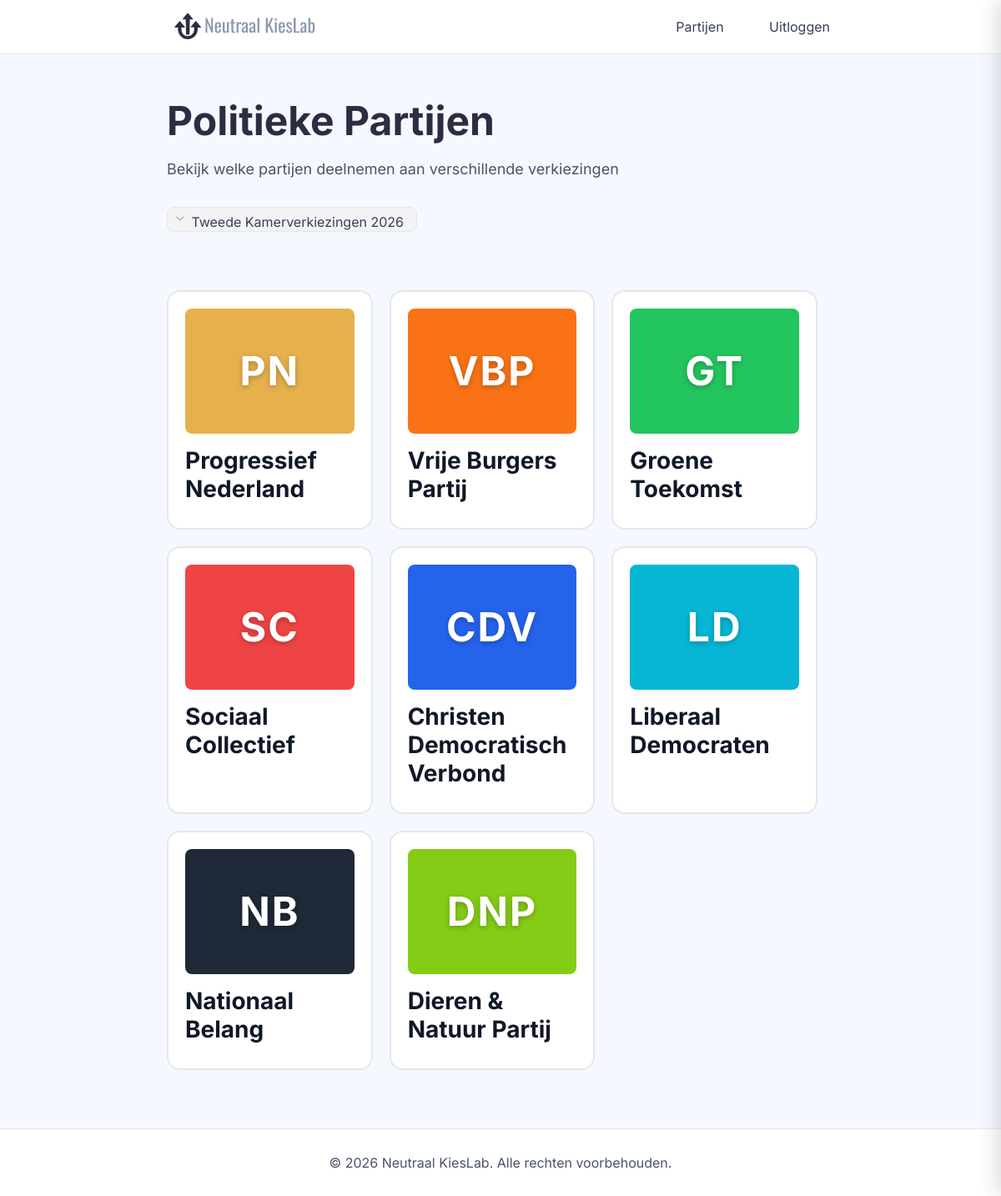
/partijen.php (signed in), run on the app's committed database.
### tables this page shows
CREATE TABLE elections (
    id INT AUTO_INCREMENT PRIMARY KEY,
    name VARCHAR(100) NOT NULL,
    date TIMESTAMP NOT NULL DEFAULT CURRENT_TIMESTAMP() ON UPDATE CURRENT_TIMESTAMP(),
    description VARCHAR(255),
    created_at TIMESTAMP DEFAULT CURRENT_TIMESTAMP,
    is_active TINYINT(1) NOT NULL DEFAULT 0
);

CREATE TABLE parties (
    id INT AUTO_INCREMENT PRIMARY KEY,
    abbreviation VARCHAR(10) NOT NULL,
    name VARCHAR(50) NOT NULL,
    description VARCHAR(600),
    color_hex VARCHAR(7) NOT NULL DEFAULT '#FF6B00'
);

### database-handler.php (called while the page is built, shortened)
<?php
class DatabaseHandler
{
    private $dataSource = "mysql:host=localhost;dbname=stemwijzer;";
    private $username = "root";
    private $password = "";
    private function Connect()
    {
        $pdo = new PDO($this->dataSource, $this->username, $this->password);
        $pdo->setAttribute(PDO::ATTR_ERRMODE, PDO::ERRMODE_EXCEPTION);
        return $pdo;
    }
    public function SelectElections()
    {
        try
        {
            $pdo = $this->Connect();
            $statement = $pdo->prepare("SELECT * FROM elections");
            $statement->execute();
            $rows = $statement->fetchAll(PDO::FETCH_ASSOC);
            return $rows;
        }
        catch (PDOException $e)
        {
            return false;
        }
    }
    public function SelectPartiesByElection($electionId)
    {
        try
        {
            $pdo = $this->Connect();
            $statement = $pdo->prepare("SELECT p.* FROM parties p JOIN election_parties ep ON p.id = ep.party_id WHERE ep.election_id = :electionId");
            $statement->bindParam(':electionId', $electionId, PDO::PARAM_INT);
            $statement->execute();
            $rows = $statement->fetchAll(PDO::FETCH_ASSOC);
            return $rows;
        }
        catch (PDOException $e)
        {
            return false;
        }
    }
}
?>

### partijen.php (the view, shortened to what this page needs)
<?php
require_once "database-handler.php";
$db = new DatabaseHandler();
$elections = $db->SelectElections();
$electionId = isset($_GET["electionId"]) ? (int)$_GET["electionId"] : null;
$selectedElection = null;
if (!$selectedElection && count($elections) > 0) {
    $selectedElection = $elections[0];
    $electionId = (int)$selectedElection["id"];
}
$parties = [];
if ($electionId) {
    $parties = $db->SelectPartiesByElection($electionId);
}
?>
<!DOCTYPE html>
<html lang="en">
<head>
    <link rel="stylesheet" href="style/styles.css">
</head>
<body>
    <nav>
        <a href="index.php">
            <img class="logo" src="assets/logo-met-text-rechts.svg" alt="Neutraal KiesLab Logo">
        </a>
        <div>
            <button class="parties">Partijen</button>
            <?php if (isset($_SESSION["user_id"])): ?>
                <button class="logout" onclick="window.location.href='logout.php'">
                    Uitloggen
                </button>
            <?php else: ?>
                <button class="login">Inloggen</button>
                <button class="register">Registreren</button>
            <?php endif; ?>
        </div>
    </nav>
    <main>
        <section class="parties-hero">
            <h1>Politieke Partijen</h1>
            <p>Bekijk welke partijen deelnemen aan verschillende verkiezingen</p>
            <div class="search-container">
                <button class="dropdown">
                    <p class="dropdown-text">
                        <?= htmlspecialchars($selectedElection["name"] ?? "Selecteer verkiezing") ?>
                    </p>
                    <img src="assets/icon-dropdown.svg" alt="Dropdown arrow">
                </button>
            </div>
        </section>
        <section class="parties-list">
            <?php if ($parties && count($parties) > 0): ?>
                <?php foreach ($parties as $party): ?>
                    <div class="party-card"
                        data-name="<?= htmlspecialchars($party['name']) ?>"
                        data-abbreviation="<?= htmlspecialchars($party['abbreviation'] ?? '') ?>"
                        data-description="<?= htmlspecialchars($party['description'] ?? 'Geen beschrijving') ?>"
                        data-color="<?= htmlspecialchars($party['color_hex'] ?? '#E5E7EB') ?>"
                        onclick="openPartyPanel(this)">
                        <div class="party-logo" style="background-color: <?= htmlspecialchars($party['color_hex'] ?? '#E5E7EB') ?>;">
                            <span class="party-abbreviation"><?= htmlspecialchars($party['abbreviation'] ?? '') ?></span>
                        </div>
                        <h2><?= htmlspecialchars($party["name"]) ?></h2>
                    </div>
                <?php endforeach; ?>
            <?php else: ?>
                <p>Geen partijen gevonden voor deze verkiezing.</p>
            <?php endif; ?>
    </section>
    </main>
    <footer>
        <p>&copy; 2026 Neutraal KiesLab. Alle rechten voorbehouden.</p>
    </footer>
</body>
</html>

### style/styles.css (style rules this page uses)
* { margin: 0; padding: 0; box-sizing: border-box; }
body { font-family: 'Inter', sans-serif; font-weight:400; background-color: #f5f8fe; color: #2b2d42; }
nav { display: flex; justify-content: space-between; align-items: center; padding: 7px 200px; background-color: #ffffff; border-bottom: 1px solid #E5E7EB; }
footer { text-align: center; padding: 30px; background-color: #ffffff; border-top: 1px solid #E5E7EB; margin-top: 50px; color: #4A5565; }
h1 { font-size: 60px; margin-bottom: 20px; text-align: center; }
h2 { font-size: 20px; margin-bottom: 10px; color: #101828; }
a { color: #2B2D42; font-weight: 600; text-decoration: none; }
button { font-family: 'Inter', sans-serif; background-color: #2B2D42; color: #ffffff; border: none; padding: 18px 25px; cursor: pointer; font-size: 16px; border-radius: 14px; transition: transform 0.1s ease, background-color 0.1s ease; }
.parties { font-family: 'Inter', sans-serif; background-color: transparent; color: #364153; border: none; padding: 15px; cursor: pointer; font-size: 16px; margin-right: 15px; }
.logout { font-family: 'Inter', sans-serif; background-color: transparent; color: #364153; border: none; padding: 5px; cursor: pointer; font-size: 16px; margin-left: 15px; }
img.logo { height: 45px; }
.parties-hero { display: flex; flex-direction: column; align-items: flex-start; padding: 50px 200px; }
.parties-hero h1 { font-size: 48px; margin-bottom: 15px; }
.parties-hero p { font-size: 18px; line-height: 1.6; color: #4A5565; margin-bottom: 30px; }
.search-container { display: flex; align-items: flex-start; gap: 10px; }
.search-container p { font-size: 16px; margin-right: 10px; color: #364153; }
.dropdown { display: flex; flex-direction: row-reverse; align-items: flex-start; background-color: #F3F3F5; color: #1b1d2a; border: 1px solid #E5E7EB; cursor: pointer; padding: 5px; gap: 5px; min-width: 300px; max-width: 400px; border-radius: 8px; height: 30px; }
.dropdown-text { font-size: 14px; color: #364153; }
.parties-list { display: flex; flex-wrap: wrap; gap: 20px; padding: 20px 200px; }
.party-card { background-color: #FFFFFF; border: 2px solid #E5E7EB; border-radius: 16px; padding: 20px; width: calc(33.333% - 20px); transition: box-shadow 0.1s ease; }
.party-card h2 { font-size: 28px; margin-bottom: 10px; color: #101828; }
.party-logo { width: 100%; height: 150px; background-color: #E5E7EB; border-radius: 8px; margin-bottom: 15px; display: flex; align-items: center; justify-content: center; }
.party-abbreviation { font-size: 48px; font-weight: 700; color: #ffffff; letter-spacing: 2px; text-shadow: 0 2px 6px rgba(0, 0, 0, 0.25); user-select: none; }
.party-card { cursor: pointer; }

### data on the page
elections: name "Tweede Kamerverkiezingen 2026"
parties: abbreviation "PN", name "Progressief Nederland"
parties: abbreviation "VBP", name "Vrije Burgers Partij"
parties: abbreviation "GT", name "Groene Toekomst"
parties: abbreviation "SC", name "Sociaal Collectief"
parties: abbreviation "CDV", name "Christen Democratisch Verbond"
parties: abbreviation "LD", name "Liberaal Democraten"
parties: abbreviation "NB", name "Nationaal Belang"
parties: abbreviation "DNP", name "Dieren & Natuur Partij"
